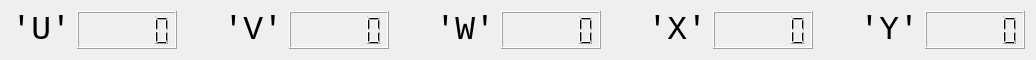
   <widget class="QWidget" name="horizontalLayoutWidget_8">
    <property name="geometry">
     <rect>
      <x>440</x>
      <y>520</y>
      <width>1017</width>
      <height>51</height>
     </rect>
    </property>
    <layout class="QHBoxLayout" name="horizontalLayout_35">
     <item>
      <widget class="QLabel" name="label_U">
       <property name="sizePolicy">
        <sizepolicy hsizetype="Fixed" vsizetype="Fixed">
         <horstretch>0</horstretch>
         <verstretch>0</verstretch>
        </sizepolicy>
       </property>
       <property name="font">
        <font>
         <family>Courier New</family>
         <pointsize>25</pointsize>
         <weight>50</weight>
         <bold>false</bold>
        </font>
       </property>
       <property name="text">
        <string>'U'</string>
       </property>
       <property name="alignment">
        <set>Qt::AlignRight|Qt::AlignTrailing|Qt::AlignVCenter</set>
       </property>
      </widget>
     </item>
     <item>
      <widget class="QLCDNumber" name="lcdNumber_U">
       <property name="sizePolicy">
        <sizepolicy hsizetype="Fixed" vsizetype="Minimum">
         <horstretch>0</horstretch>
         <verstretch>0</verstretch>
        </sizepolicy>
       </property>
       <property name="minimumSize">
        <size>
         <width>100</width>
         <height>0</height>
        </size>
       </property>
       <property name="smallDecimalPoint">
        <bool>true</bool>
       </property>
      </widget>
     </item>
     <item>
      <spacer name="horizontalSpacer_38">
       <property name="orientation">
        <enum>Qt::Horizontal</enum>
       </property>
       <property name="sizeType">
        <enum>QSizePolicy::Fixed</enum>
       </property>
       <property name="sizeHint" stdset="0">
        <size>
         <width>40</width>
         <height>20</height>
        </size>
       </property>
      </spacer>
     </item>
     <item>
      <widget class="QLabel" name="label_V">
       <property name="sizePolicy">
        <sizepolicy hsizetype="Fixed" vsizetype="Fixed">
         <horstretch>0</horstretch>
         <verstretch>0</verstretch>
        </sizepolicy>
       </property>
       <property name="font">
        <font>
         <family>Courier New</family>
         <pointsize>25</pointsize>
         <weight>50</weight>
         <bold>false</bold>
        </font>
       </property>
       <property name="text">
        <string>'V'</string>
       </property>
       <property name="alignment">
        <set>Qt::AlignRight|Qt::AlignTrailing|Qt::AlignVCenter</set>
       </property>
      </widget>
     </item>
     <item>
      <widget class="QLCDNumber" name="lcdNumber_V">
       <property name="sizePolicy">
        <sizepolicy hsizetype="Fixed" vsizetype="Minimum">
         <horstretch>0</horstretch>
         <verstretch>0</verstretch>
        </sizepolicy>
       </property>
       <property name="minimumSize">
        <size>
         <width>100</width>
         <height>0</height>
        </size>
       </property>
       <property name="smallDecimalPoint">
        <bool>true</bool>
       </property>
      </widget>
     </item>
     <item>
      <spacer name="horizontalSpacer_39">
       <property name="orientation">
        <enum>Qt::Horizontal</enum>
       </property>
       <property name="sizeType">
        <enum>QSizePolicy::Fixed</enum>
       </property>
       <property name="sizeHint" stdset="0">
        <size>
         <width>40</width>
         <height>20</height>
        </size>
       </property>
      </spacer>
     </item>
     <item>
      <widget class="QLabel" name="label_W">
       <property name="sizePolicy">
        <sizepolicy hsizetype="Fixed" vsizetype="Fixed">
         <horstretch>0</horstretch>
         <verstretch>0</verstretch>
        </sizepolicy>
       </property>
       <property name="font">
        <font>
         <family>Courier New</family>
         <pointsize>25</pointsize>
         <weight>50</weight>
         <bold>false</bold>
        </font>
       </property>
       <property name="text">
        <string>'W'</string>
       </property>
       <property name="alignment">
        <set>Qt::AlignRight|Qt::AlignTrailing|Qt::AlignVCenter</set>
       </property>
      </widget>
     </item>
     <item>
      <widget class="QLCDNumber" name="lcdNumber_W">
       <property name="sizePolicy">
        <sizepolicy hsizetype="Fixed" vsizetype="Minimum">
         <horstretch>0</horstretch>
         <verstretch>0</verstretch>
        </sizepolicy>
       </property>
       <property name="minimumSize">
        <size>
         <width>100</width>
         <height>0</height>
        </size>
       </property>
       <property name="smallDecimalPoint">
        <bool>true</bool>
       </property>
      </widget>
     </item>
     <item>
      <spacer name="horizontalSpacer_41">
       <property name="orientation">
        <enum>Qt::Horizontal</enum>
       </property>
       <property name="sizeType">
        <enum>QSizePolicy::Fixed</enum>
       </property>
       <property name="sizeHint" stdset="0">
        <size>
         <width>40</width>
         <height>20</height>
        </size>
       </property>
      </spacer>
     </item>
     <item>
      <widget class="QLabel" name="label_X">
       <property name="sizePolicy">
        <sizepolicy hsizetype="Fixed" vsizetype="Fixed">
         <horstretch>0</horstretch>
         <verstretch>0</verstretch>
        </sizepolicy>
       </property>
       <property name="font">
        <font>
         <family>Courier New</family>
         <pointsize>25</pointsize>
         <weight>50</weight>
         <bold>false</bold>
        </font>
       </property>
       <property name="text">
        <string>'X'</string>
       </property>
       <property name="alignment">
        <set>Qt::AlignRight|Qt::AlignTrailing|Qt::AlignVCenter</set>
       </property>
      </widget>
     </item>
     <item>
      <widget class="QLCDNumber" name="lcdNumber_X">
       <property name="sizePolicy">
        <sizepolicy hsizetype="Fixed" vsizetype="Minimum">
         <horstretch>0</horstretch>
         <verstretch>0</verstretch>
        </sizepolicy>
       </property>
       <property name="minimumSize">
        <size>
         <width>100</width>
         <height>0</height>
        </size>
       </property>
       <property name="smallDecimalPoint">
        <bool>true</bool>
       </property>
      </widget>
     </item>
     <item>
      <spacer name="horizontalSpacer_40">
       <property name="orientation">
        <enum>Qt::Horizontal</enum>
       </property>
       <property name="sizeType">
        <enum>QSizePolicy::Fixed</enum>
       </property>
       <property name="sizeHint" stdset="0">
        <size>
         <width>40</width>
         <height>20</height>
        </size>
       </property>
      </spacer>
     </item>
     <item>
      <widget class="QLabel" name="label_Y">
       <property name="sizePolicy">
        <sizepolicy hsizetype="Fixed" vsizetype="Fixed">
         <horstretch>0</horstretch>
         <verstretch>0</verstretch>
        </sizepolicy>
       </property>
       <property name="font">
        <font>
         <family>Courier New</family>
         <pointsize>25</pointsize>
         <weight>50</weight>
         <bold>false</bold>
        </font>
       </property>
       <property name="text">
        <string>'Y'</string>
       </property>
       <property name="alignment">
        <set>Qt::AlignRight|Qt::AlignTrailing|Qt::AlignVCenter</set>
       </property>
      </widget>
     </item>
     <item>
      <widget class="QLCDNumber" name="lcdNumber_Y">
       <property name="sizePolicy">
        <sizepolicy hsizetype="Fixed" vsizetype="Minimum">
         <horstretch>0</horstretch>
         <verstretch>0</verstretch>
        </sizepolicy>
       </property>
       <property name="minimumSize">
        <size>
         <width>100</width>
         <height>0</height>
        </size>
       </property>
       <property name="smallDecimalPoint">
        <bool>true</bool>
       </property>
      </widget>
     </item>
    </layout>
   </widget>
